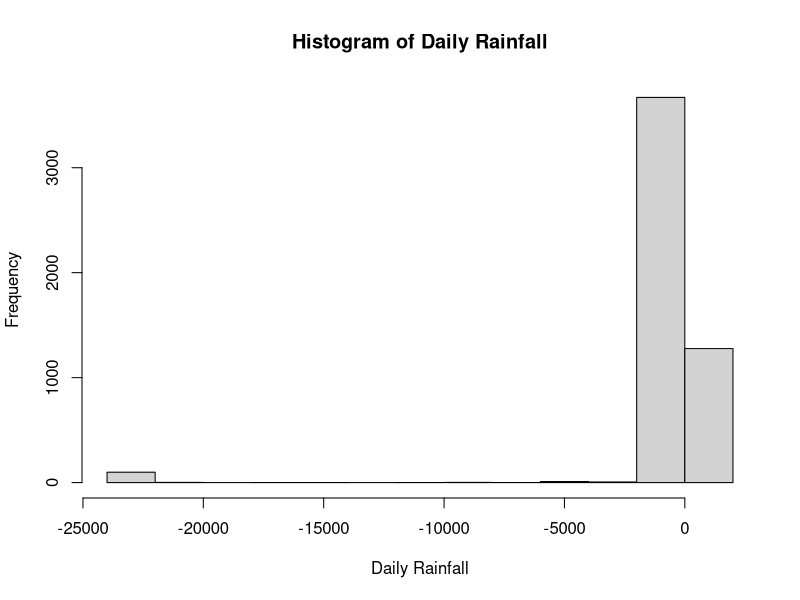
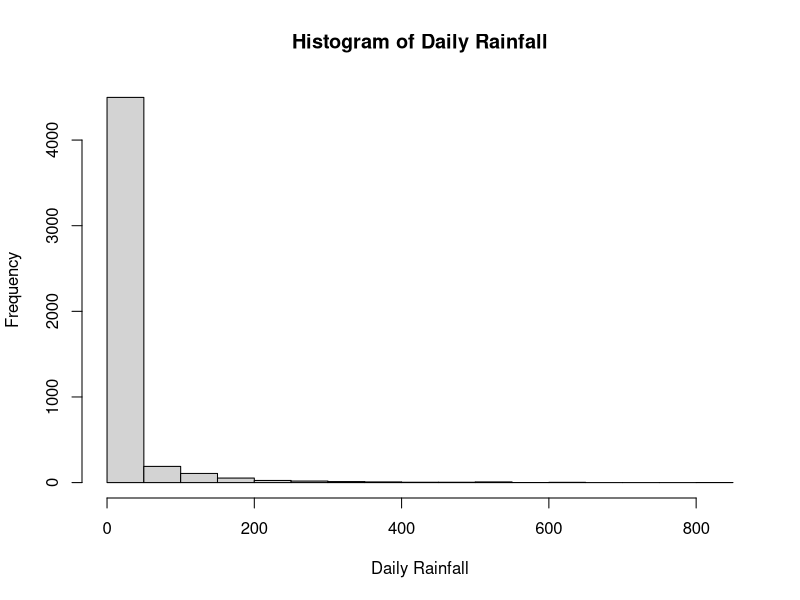

Write R code to recreate these figures, in order.
## ---- chunk 1
# Use read.table to create dataframe from .dat file
# File path is just "rnf6080.dat" because dat is located in same dir as Rmd
rain_df = read.table("rnf6080.dat")
## ---- chunk 2
# Use dim function to get rows, columns of dataframe
dim(rain_df)
## ---- chunk 3
# Get column names using names
names(rain_df)
## ---- chunk 4
# Get value at row 2, column 4 
rain_df[2, 4]
## ---- chunk 5
# Get values in second row
rain_df[2, ]
## ---- chunk 6
# Change column names to year, month, day, 0, 1, ..., 23
names(rain_df) <- c("year","month","day",seq(0,23))
## ---- chunk 7
# Create a new column called daily_rain_fall that is the sum of the columns 0-23
rain_df$daily_rain_fall <- rowSums(rain_df[, as.character(0:23)])
## ---- chunk 8
# Create a histogram of daily rain fall frequencies
hist(rain_df$daily_rain_fall, 
     main = "Histogram of Daily Rainfall", 
     xlab = "Daily Rainfall")
## ---- chunk 9
# Set the rainfall values that were negative to NA
rain_df[rain_df < 0] = NA
# Update the daily rain fall total sums
rain_df$daily_rain_fall <- rowSums(rain_df[, as.character(0:23)])
## ---- chunk 10
# Create a histogram with the updated daily rain fall totals
hist(rain_df$daily_rain_fall, 
     main = "Histogram of Daily Rainfall", 
     xlab = "Daily Rainfall")
